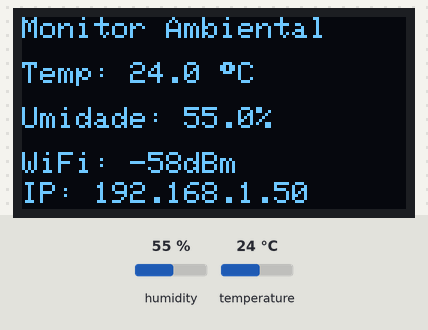
This sketch was run on a simulated ESP32. Shown: 128×64 one-colour display. The inputs (shaded band) are chosen by the test bench; at power-on: humidity 55 %, temperature 24 °C. WiFi joins after 1.5 s; servers stay silent unless stated; uploads are accepted with an empty reply; what the sketch prints to the serial monitor is not drawn.

Above: at 3.8 s.
3.9 s: humidity set to 22 %
At 7.9 s:
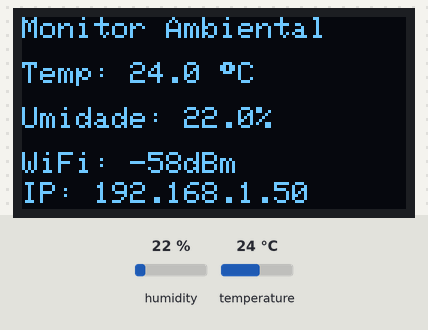
8.2 s: temperature set to 12 °C
At 11.2 s:
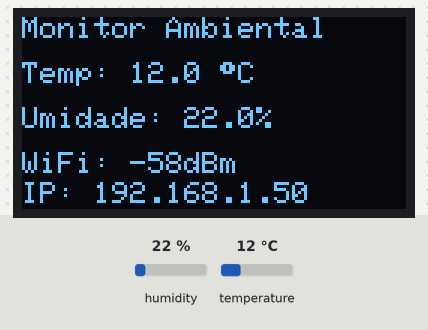
12.2 s: humidity set to 40 %
At 15.5 s:
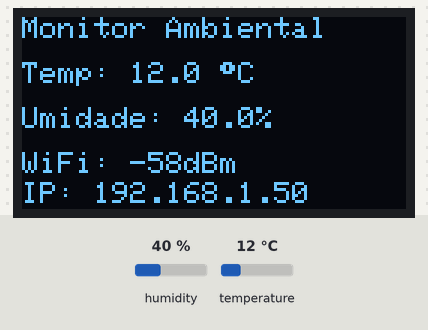
16.2 s: temperature set to 19 °C
At 30.47 s:
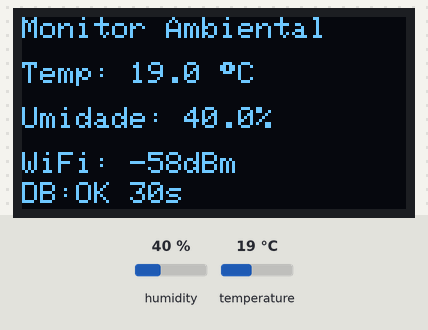
Timing chart, 0 to 32.0 s (numbered marks = the images above; inputs shaded):
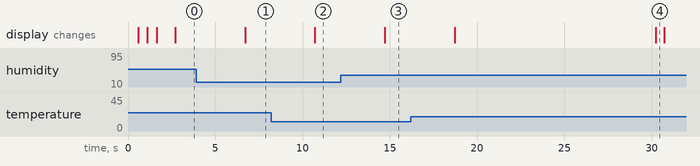

Measured:
- after the input at 3.9 s, the display: changes after 2.8 s (image 1)
- after the input at 8.2 s, the display: changes after 2.5 s (image 2)
- after the input at 12.2 s, the display: changes after 2.5 s (image 3)
- after the input at 16.2 s, the display: first changes after 2.5 s (image 4 shows a later state)
- what the display in image 4 shows lasts 0.5 s, from 30.2 s to 30.7 s

The sketch:

ESP32_DHT11_SM.ino
```cpp
#include <WiFi.h>
#include <WebServer.h>
#include <HTTPClient.h>
#include <ArduinoJson.h>
#include <Adafruit_SSD1306.h>
#include <Adafruit_GFX.h>
#include <DHT.h>

// Configurações do DHT11
#define DHTPIN 4
#define DHTTYPE DHT11
DHT dht(DHTPIN, DHTTYPE);

// Configurações do OLED
#define SCREEN_WIDTH 128
#define SCREEN_HEIGHT 64
#define OLED_RESET -1
Adafruit_SSD1306 display(SCREEN_WIDTH, SCREEN_HEIGHT, &Wire, OLED_RESET);

// Configurações de WiFi
const char* ssid = "Cecilia";
const char* password = "19102017535";

// Configurações do banco de dados
const char* serverUrl = "http://192.168.100.112/api.php";
const char* apiKey = "MinhaChaveSuperSecreta@2025!";

// Variáveis globais
WebServer server(80);
float temperature = 0;
float humidity = 0;
unsigned long previousMillis = 0;
const long sensorInterval = 2000;
const long dbInterval = 30000;
unsigned long lastDbSend = 0;

// Declarações antecipadas de funções
void handle_OnConnect();
void handle_Data();
void handle_Reset();
void handle_NotFound();
void updateDisplay();
void sendToDatabase(float temp, float hum);
float readDHTTemperature();
float readDHTHumidity();

void setup() {
  Serial.begin(115200);

  // Inicialização do OLED
  if(!display.begin(SSD1306_SWITCHCAPVCC, 0x3C)) {
    Serial.println(F("Falha na inicialização do OLED"));
    for(;;);
  }
  display.clearDisplay();

  // Inicializa o sensor DHT
  dht.begin();

  // Conecta ao WiFi
  WiFi.begin(ssid, password);
  Serial.println("Conectando ao WiFi...");

  display.clearDisplay();
  display.setTextSize(1);
  display.setTextColor(WHITE);
  display.setCursor(0,0);
  display.println("Conectando WiFi...");
  display.display();

  while (WiFi.status() != WL_CONNECTED) {
    delay(500);
    display.print(".");
    display.display();
  }

  Serial.println("");
  Serial.println("WiFi conectado");
  Serial.print("Endereço IP: ");
  Serial.println(WiFi.localIP());

  display.clearDisplay();
  display.setCursor(0,0);
  display.println("WiFi conectado!");
  display.print("IP: ");
  display.println(WiFi.localIP());
  display.display();
  delay(1000);

  // Configura as rotas do servidor web
  server.on("/", handle_OnConnect);
  server.on("/data", handle_Data);
  server.on("/reset", HTTP_POST, handle_Reset);
  server.onNotFound(handle_NotFound);

  server.begin();
  Serial.println("Servidor HTTP iniciado");
}

void loop() {
  server.handleClient();

  unsigned long currentMillis = millis();

  // Leitura dos sensores
  if (currentMillis - previousMillis >= sensorInterval) {
    previousMillis = currentMillis;

    float newTemp = readDHTTemperature();
    float newHum = readDHTHumidity();

    if (!isnan(newTemp) && !isnan(newHum)) {
      temperature = newTemp;
      humidity = newHum;

      updateDisplay();
    } else {
      Serial.println("Falha na leitura do sensor DHT!");
    }
  }

  // Envio para o banco de dados
  if (currentMillis - lastDbSend >= dbInterval) {
    lastDbSend = currentMillis;
    sendToDatabase(temperature, humidity);
  }
}

void handle_OnConnect() {
  String html = R"=====(
<!DOCTYPE html>
<html lang="pt-BR">
<head>
    <meta charset="UTF-8">
    <meta name="viewport" content="width=device-width, initial-scale=1.0">
    <title>Monitor Ambiental</title>
    <style>
        body { font-family: Arial, sans-serif; text-align: center; margin: 0; padding: 20px; background-color: #f5f5f5; }
        .container { max-width: 600px; margin: 0 auto; background-color: white; padding: 20px; border-radius: 10px; box-shadow: 0 0 10px rgba(0,0,0,0.1); }
        .sensor { margin: 20px 0; }
        .temp { color: #e74c3c; font-size: 24px; font-weight: bold; }
        .humidity { color: #3498db; font-size: 24px; font-weight: bold; }
        h1 { color: #2c3e50; }
        .status { font-size: 0.9em; color: #7f8c8d; margin-bottom: 20px; }
        footer { margin-top: 20px; font-size: 12px; color: #7f8c8d; }
        .btn { background-color: #3498db; color: white; border: none; padding: 8px 15px; border-radius: 5px; cursor: pointer; margin: 5px; }
    </style>
</head>
<body>
    <div class="container">
        <h1>Monitor Ambiental</h1>
        <div class="status">
            Conectado ao ESP32 | IP: )=====";
  html += WiFi.localIP().toString();
  html += R"=====( | Última atualização: <span id="lastUpdate"></span>
        </div>

        <div class="sensor">
            <p>Temperatura: <span class="temp" id="temperature">)=====";
  html += String(temperature, 1);
  html += R"=====( °C</span></p>
        </div>

        <div class="sensor">
            <p>Umidade: <span class="humidity" id="humidity">)=====";
  html += String(humidity, 1);
  html += R"=====( %</span></p>
        </div>

        <div>
            <button class="btn" onclick="fetchData()">Atualizar</button>
            <button class="btn" onclick="resetESP()">Reiniciar ESP</button>
        </div>

        <footer>
            Sistema de monitoramento com ESP32 | DHT11 | MySQL
        </footer>
    </div>

    <script>
        function updateData(data) {
            document.getElementById('temperature').textContent = data.temperature.toFixed(1) + ' °C';
            document.getElementById('humidity').textContent = data.humidity.toFixed(1) + ' %';
            document.getElementById('lastUpdate').textContent = new Date().toLocaleTimeString();
        }

        function fetchData() {
            fetch('/data')
                .then(response => response.json())
                .then(data => updateData(data))
                .catch(error => {
                    console.error('Erro:', error);
                    document.getElementById('lastUpdate').textContent = 'Erro na atualização';
                });
        }

        function resetESP() {
            if(confirm('Tem certeza que deseja reiniciar o ESP32?')) {
                fetch('/reset', { method: 'POST' })
                    .then(() => alert('ESP32 será reiniciado'))
                    .catch(err => alert('Erro: ' + err));
            }
        }

        // Atualiza a cada 5 segundos
        setInterval(fetchData, 5000);
        // Carrega os dados inicialmente
        fetchData();
    </script>
</body>
</html>
)=====";

  server.send(200, "text/html", html);
}

void handle_Data() {
  String json = "{";
  json += "\"temperature\":" + String(temperature, 1) + ",";
  json += "\"humidity\":" + String(humidity, 1);
  json += "}";

  server.send(200, "application/json", json);
}

void handle_Reset() {
  server.send(200, "text/plain", "ESP32 reiniciando...");
  delay(1000);
  ESP.restart();
}

void handle_NotFound() {
  server.send(404, "text/plain", "Página não encontrada");
}

void updateDisplay() {
  display.clearDisplay();

  // Linha 1: Cabeçalho
  display.setTextSize(1);
  display.setCursor(0,0);
  display.print("Monitor Ambiental");

  // Linha 2: Temperatura (com símbolo de grau corrigido)
  display.setCursor(0,15);
  display.print("Temp: ");
  display.print(temperature, 1);
  display.print(" ");
  display.cp437(true);  // Usa tabela de caracteres CP437
  display.write(248);   // Código 248 para o símbolo de grau
  display.print("C");

  // Linha 3: Umidade
  display.setCursor(0,30);
  display.print("Umidade: ");
  display.print(humidity, 1);
  display.print("%");

  // Linha 4: Status do WiFi
  display.setCursor(0,45);
  display.print("WiFi: ");
  display.print(WiFi.RSSI());
  display.print("dBm");

  // Linha 5: Status do banco de dados e IP
  display.setTextSize(1);
  display.setCursor(0,55);
  display.print("IP: ");
  display.print(WiFi.localIP());

  display.display();
}

void sendToDatabase(float temp, float hum) {
  if (WiFi.status() != WL_CONNECTED) {
    Serial.println("WiFi não conectado, não é possível enviar para o banco de dados");
    return;
  }

  HTTPClient http;
  http.begin(serverUrl);
  http.addHeader("Content-Type", "application/json");

  // Cria o objeto JSON com os dados
  DynamicJsonDocument doc(1024);
  doc["api_key"] = apiKey;
  doc["temperature"] = temp;
  doc["humidity"] = hum;
  doc["device_id"] = "ESP32_" + String(WiFi.macAddress());

  String requestBody;
  serializeJson(doc, requestBody);

  Serial.println("Enviando dados para o servidor:");
  Serial.println(requestBody);

  int httpResponseCode = http.POST(requestBody);

  if (httpResponseCode > 0) {
    String response = http.getString();
    Serial.print("Resposta do servidor: ");
    Serial.println(httpResponseCode);
    Serial.println(response);

    // Atualiza o display com status do envio
    display.fillRect(0, 55, 128, 9, BLACK);
    display.setCursor(0,55);
    display.print("DB:OK ");
    display.print(millis() / 1000);
    display.print("s");
    display.display();
  } else {
    Serial.print("Erro no envio: ");
    Serial.println(httpResponseCode);

    display.fillRect(0, 55, 128, 9, BLACK);
    display.setCursor(0,55);
    display.print("DB Erro:");
    display.print(httpResponseCode);
    display.display();
  }

  http.end();
}

float readDHTTemperature() {
  float t = dht.readTemperature();
  if (isnan(t)) {
    Serial.println("Failed to read from DHT sensor!");
    return -1;
  }
  return t;
}

float readDHTHumidity() {
  float h = dht.readHumidity();
  if (isnan(h)) {
    Serial.println("Failed to read from DHT sensor!");
    return -1;
  }
  return h;
}
```
